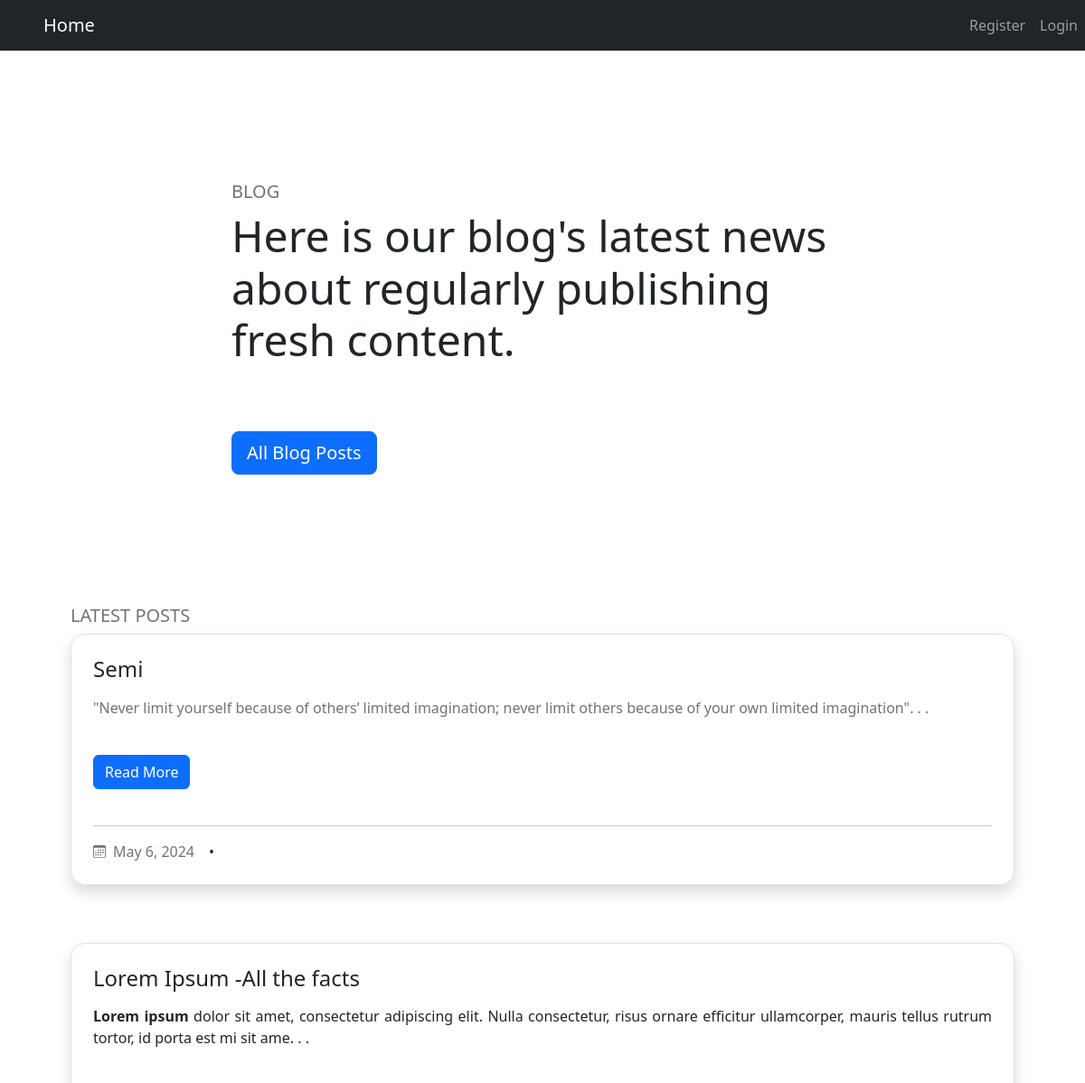
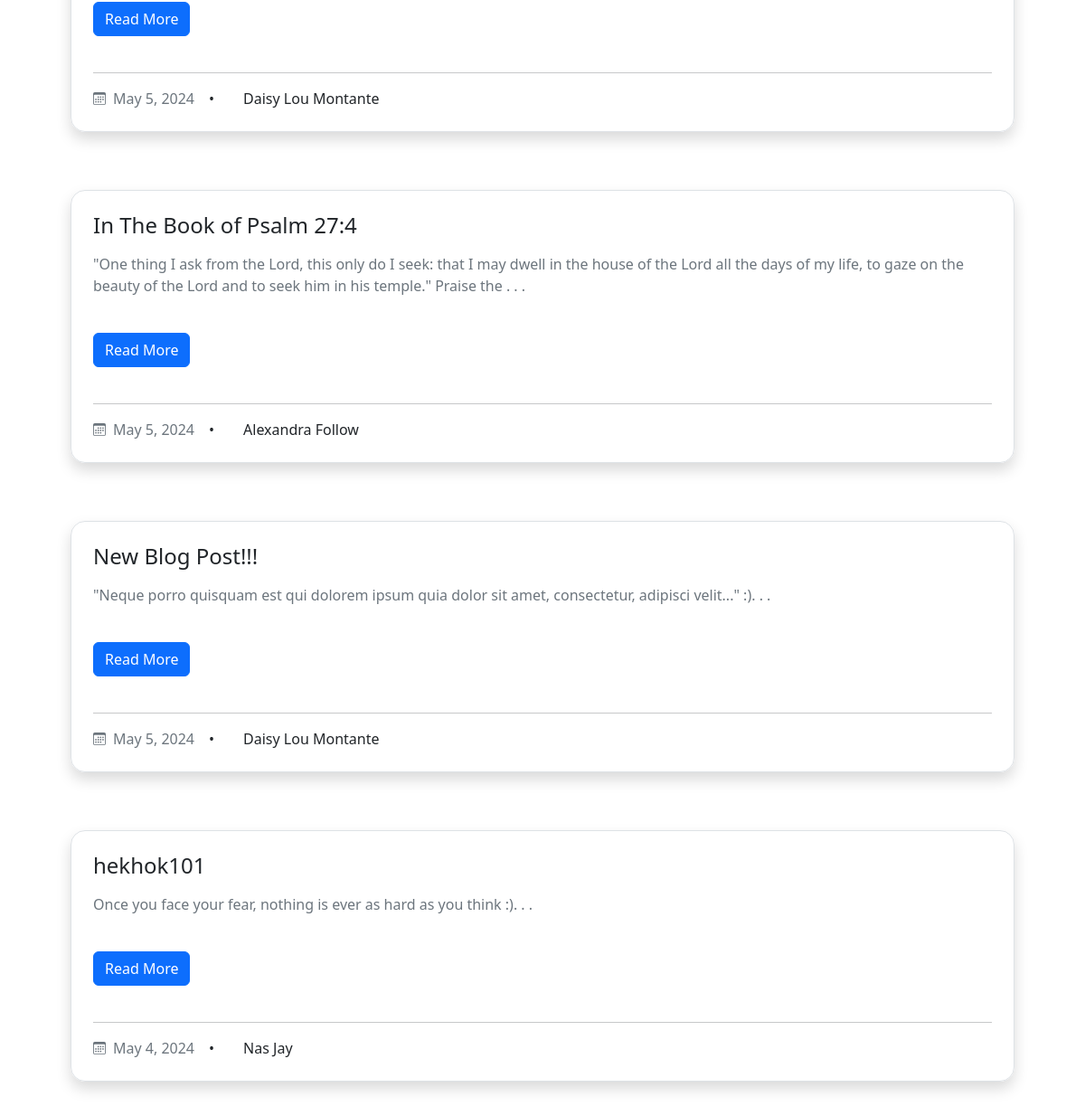
/, run on an earlier commit of the app's database (2 pictures, top to bottom).
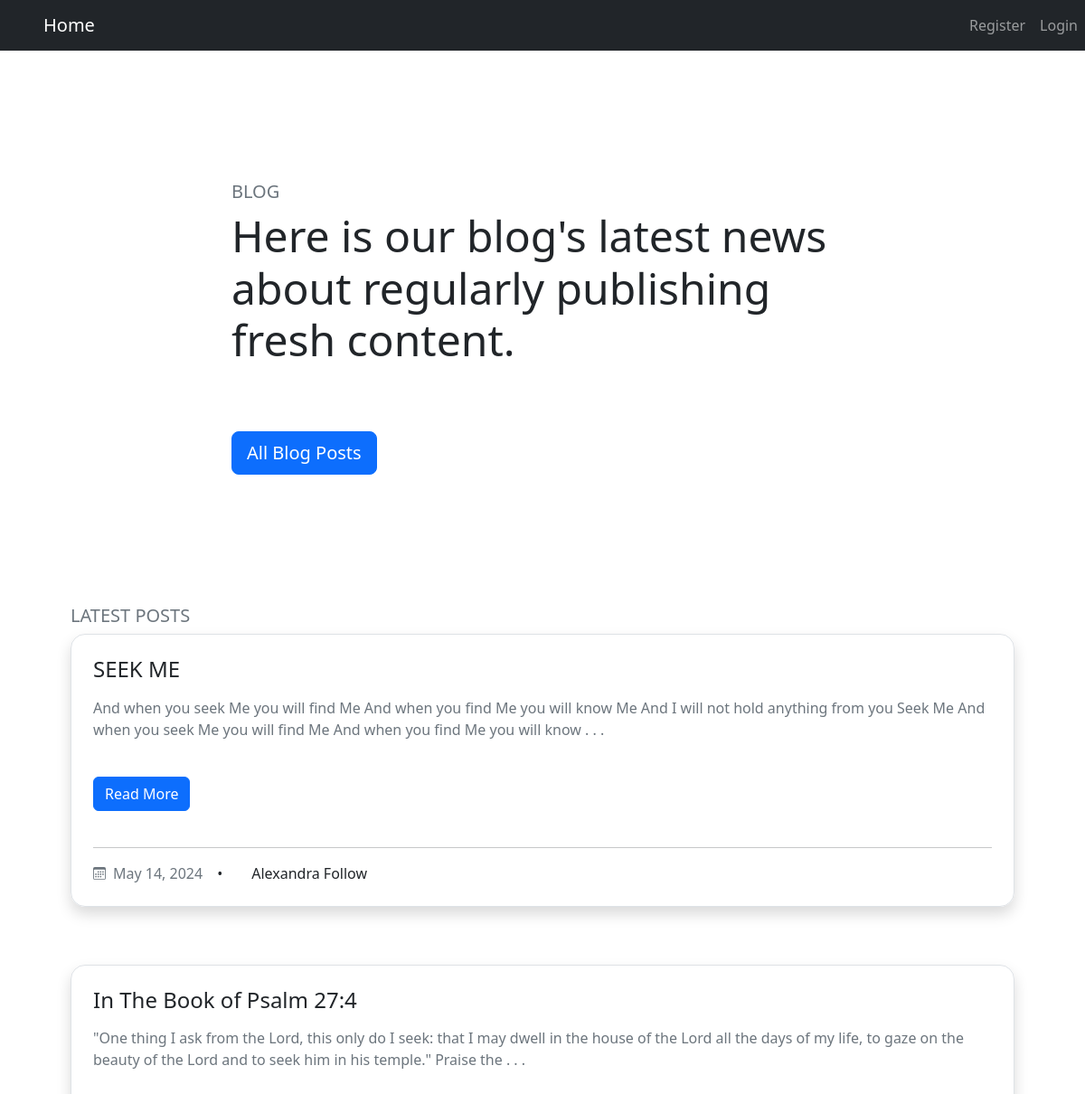
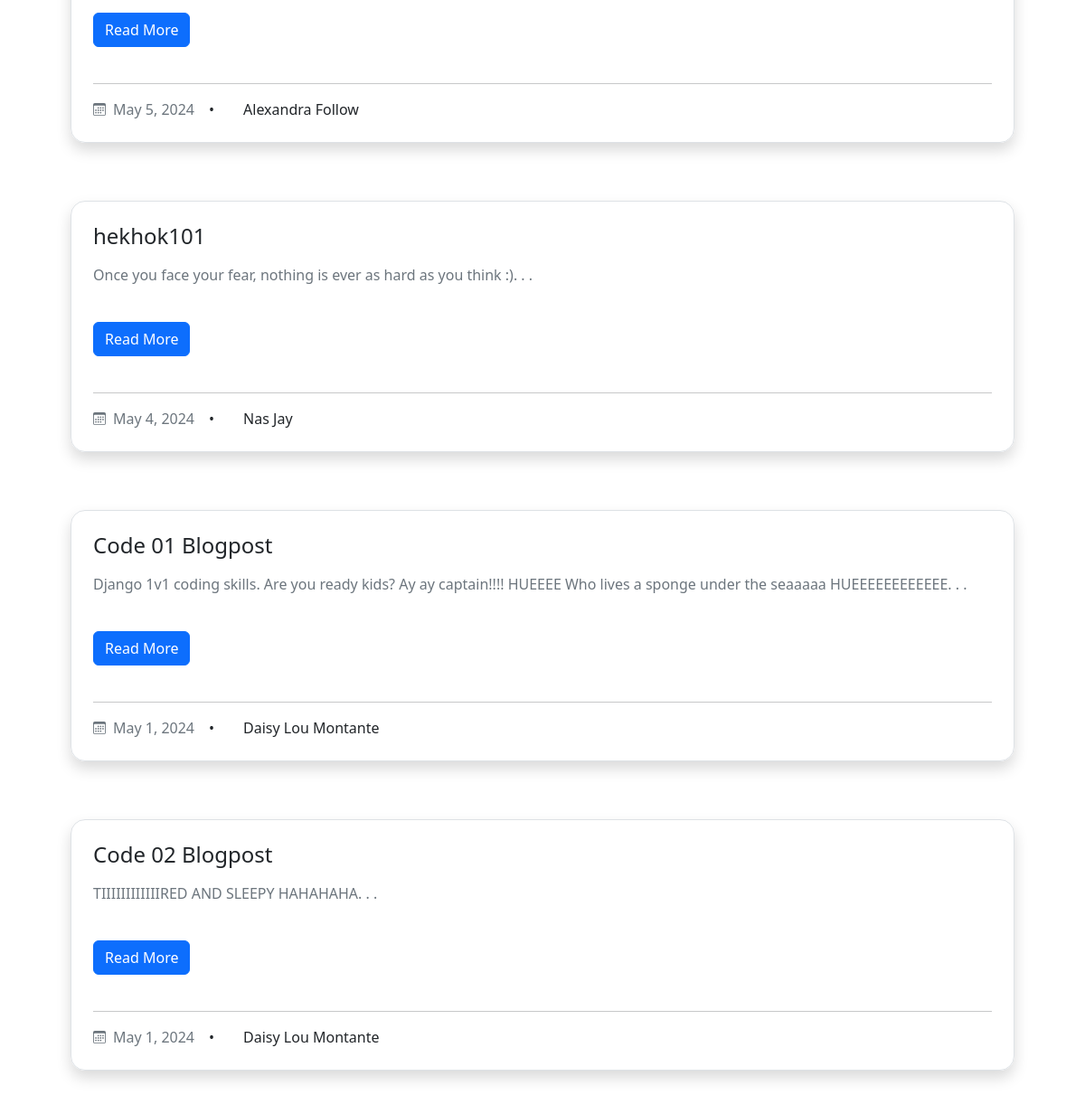
And on a later commit of the database (2 pictures, top to bottom).
### blogpost/models.py (models this page shows, shortened)
class Post(models.Model):
    title = models.CharField(max_length=255)
    author = models.ForeignKey(User, on_delete=models.CASCADE)
    body = models.TextField()
    post_date = models.DateField(auto_now_add=True)
    likes = models.ManyToManyField(User, related_name='blogpost')

### blogpost/views.py (the view)
# urls.py: path('', Featured.as_view(), name='home'),
class Featured(ListView):
    model = Post
    template_name = 'featured-blogs.html'
    ordering = ['-post_date']

### blogpost/templates/featured-blogs.html (shortened to what this page needs)
{% extends "base.html" %}
{% block content %}
<section class="py-3 py-md-5 py-xl-8 " >
    <div class="container overflow-hidden p-5">
        <div class="row">
        <div class="container col-12 col-md-10 col-lg-8">
          <div class="conside mt-5 justify-items-center">
              <h3 class="fs-5 mb-2 text-secondary text-uppercase">Blog</h3>
              <h2 class="display-5 mb-4">Here is our blog's latest news about regularly publishing fresh content.</h2>
                <a href="{% url 'all'  %}">
                  <button type="button" class="btn btn-lg btn-primary mb-3 mb-md-4 mb-xl-5 mt-5">All Blog Posts</button>
                </a>
          </div>
        </div>
        </div>
    </div>
    <div class="container overflow-hidden p-5">
        <h1 class="fs-5 mb-2 text-secondary text-uppercase">Latest Posts</h1>
          <article>
             {% for post in object_list|slice:":5"  %}
            <div class="card border-0 mb-3 shadow d-flex rounded-4">
              <div class="card-body border bg-white p-4 rounded-4">
                <div class="entry-header mb-3">
                  <h2 class="card-title entry-title h4 mb-0">
                    <a class="link-dark text-decoration-none" href="{% url 'blogdetail' post.pk %}">{{post.title}}</a>
                  </h2>
                </div>
                <p class="card-text entry-summary text-secondary mb-3">
                    {{ post.body|slice:":200"|safe }}. . .
                </p>
                <a href="{% url 'blogdetail' post.pk %}" class="btn btn-primary mt-4 text-nowrap entry-more">Read More</a>
                <br><br>
                <hr>
                <ul class="entry-meta list-unstyled d-flex align-items-center m-0">
                  <li>
                    <a class="fs-7 link-secondary text-decoration-none d-flex align-items-center" href="#!">
                      <span class="ms-2 fs-7">{{ post.post_date }}</span>
                    </a>
                  </li>
                  <li>
                    <span class="px-3">&bull;</span>
                  </li>
                  <li>
                    <span class="px-3">{{ post.author.first_name }} {{ post.author.last_name }}</span>
                  </li>
                </ul>
              </div>
            </div>
            <br><br>
              {% endfor %}
          </article>
    </div>
  </section>
{% endblock %}

What changed in the data, as far as the page shows it:
removed Post: title "Semi", body "\"Never limit yourself because of others’ limited imagination; never limit others because of your own limited imagination\"", post_date "May 6, 2024"
removed Post: title "Lorem Ipsum -All the facts", body "Lorem ipsum dolor sit amet, consectetur adipiscing elit. Nulla consectetur, risus ornare efficitur ullamcorper, mauris tellus rutrum tortor, id porta est mi sit ame", post_date "May 5, 2024", author.first_name "Daisy Lou", author.last_name "Montante"
removed Post: title "New Blog Post!!!", body "\"Neque porro quisquam est qui dolorem ipsum quia dolor sit amet, consectetur, adipisci velit...\" :)", post_date "May 5, 2024", author.first_name "Daisy Lou", author.last_name "Montante"
added Post: title "SEEK ME", body "And when you seek Me you will find Me And when you find Me you will know Me And I will not hold anything from you Seek Me And when you seek Me you will find Me And when you find Me you will know", post_date "May 14, 2024", author.first_name "Alexandra", author.last_name "Follow"
now on this page (row unchanged): Post: title "Code 01 Blogpost", body "Django 1v1 coding skills. Are you ready kids? Ay ay captain!!!! HUEEEE Who lives a sponge under the seaaaaa HUEEEEEEEEEEEE", post_date "May 1, 2024", author.first_name "Daisy Lou", author.last_name "Montante"
now on this page (row unchanged): Post: title "Code 02 Blogpost", body "TIIIIIIIIIIIIRED AND SLEEPY HAHAHAHA", post_date "May 1, 2024", author.first_name "Daisy Lou", author.last_name "Montante"
